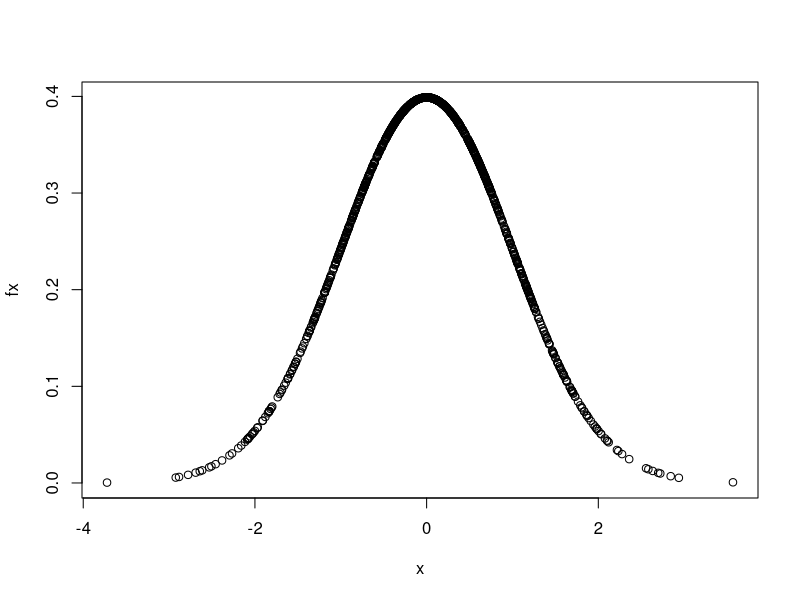
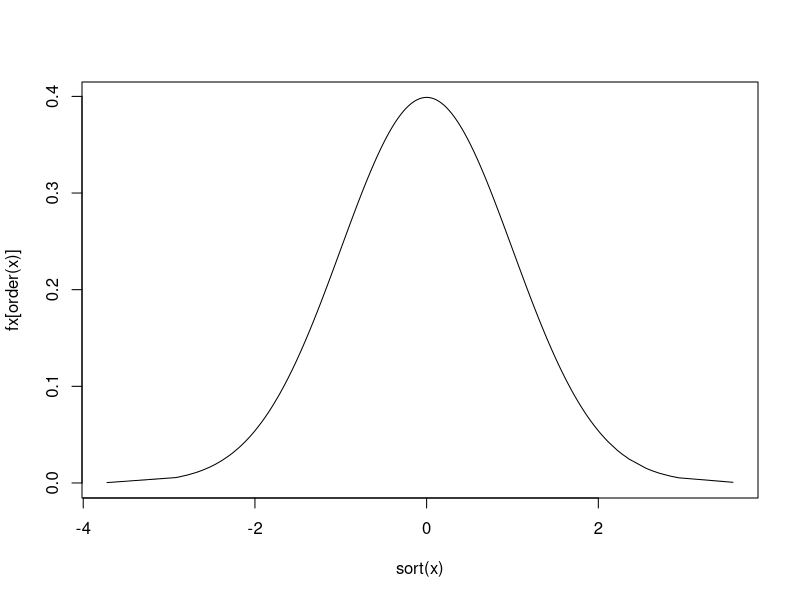
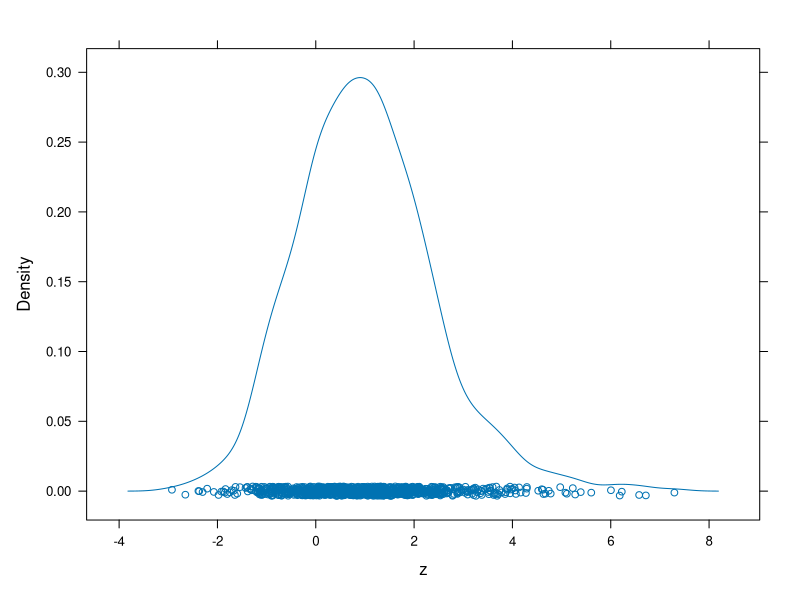

R code for these plots, in order:

#probability x<= 1
pnorm(1, mean=0, sd=1)

#P(X>1)
1-pnorm(1,mean=0, sd=1)
pnorm(1, 0, 1, lower.tail=F)

#P(-1<X<1)
pnorm(1, 0,1)
pnorm(-1,0,1)

pnorm(1,0,1) - pnorm(-1,0,1)

#What is the 97.5th percentile of X
qnorm(0.975, mean=0, sd=1)
qnorm(0.025, mean=0, sd=1, lower.tail=F)

#randomly generate 999 observations of X
x= rnorm(999, 0, 1)

#find the density of observations
fx = dnorm(x, mean=0, sd=1)

#plot simulated observations
plot(x,fx)

#plot density line
plot(sort(x), fx[order(x)], type="l")

#what is the probability X is greater than 1?
sum(x>1)/length(x)


#
x = rnorm(999, mean=0, sd=1)
y= rexp(999, rate=1)
z=x+y
library(lattice)
densityplot(z)

#probability that Z > 1?
sum(z>1)/length(z)

#simulated distribution
quantile(z, c(.11,.975))

#sample from the distribution
sample(z, 2, replace=F)
sample(z, 2, replace=T)

sample(1:10, size=5, replace=F)
